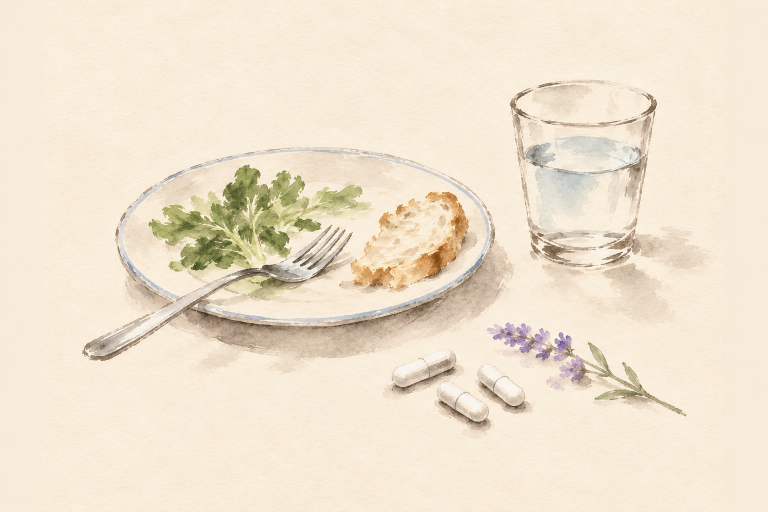
#> input picture reference/ink-pages/questions/originals/nature-calm-take-colour-a.png, 1536 x 1024 px, given in place of nuricell-take-colour-a.png, which was not available (shown at 1/2 size)
$ python build_questions.py originals
#> lines starting #> are read from the running program, lines starting #| are printed output that depends on the picture; after the words box and inside, x2 and y2 are one past the last pixel; in counts of white or black regions, pixels touching at a corner belong together
"""Build the Questions paintings (one per question, on every product page) for the site.

usage: python -X utf8 build_questions.py [repo root]   (default: this repository)

originals/<product>-<key>.png (Codex, on Mo's ChatGPT plan) -> public/images/products/<slug>/ink/
q-<key>-v<N>.webp, and src/components/product/ink/questions-art.ts. Each painting has its paper
divided out (the 75th percentile of its border, so it multiplies onto the page's own paper), is cut
to 3:2 round its brushwork (the 4:3 originals kept a wide band of bare paper above and below, which
opened gaps round the answer), and has its outer 7% faded to white, so no edge of the picture shows.
All are one shape, so the answer under each sits at the same height whichever question is picked.
"""

import sys
from pathlib import Path

import numpy as np
from PIL import Image, ImageFilter

HERE = Path(__file__).parent
ROOT = Path(sys.argv[1]) if len(sys.argv) > 1 else HERE.parents[2]
WIDTH = 1200  # twice the 600-640px the painting takes beside the questions
ASPECT = 3 / 2  # every painting the same shape, so each answer sits at the same height
PAD = 0.07  # bare paper kept round the brushwork, as a share of the original picture
VERSION = 1
# Advanced OPC Formula's six in colour (Mo picked A, November 17, 2026: the same pictures in color,
# the capsule one repainted as two closed capsules on a leaf, no powder): Codex takes
# originals/opc-<key>-colour-a.png (paint_colour.sh), shipped as v2 (the image optimizer caches by
# name). Turmerific, Nature Calm, Green Bee Propolis and NuriCell the same way (no white powder in
# any of them).
COLOUR = {
    "advanced-opc": ("-colour-a", 2),
    "turmerific": ("-colour-a", 2),
    "nature-calm": ("-colour-a", 2),
    "green-bee-propolis": ("-colour-a", 2),
    "nuricell": ("-colour-a", 2),
}

# Each product's questions, in the order of its `faq` (the keys name the files and the exports).
PRODUCTS = {
    "nuricell": ("nuricell", ["take", "month", "capsule", "studied", "doctor", "pregnancy"]),
    "advanced-opc": ("opc", ["what", "take", "month", "capsule", "studied", "doctor"]),
    "green-bee-propolis": (
        "propolis",
        ["take", "month", "capsule", "bees", "studied", "pregnancy"],
    ),
    "nature-calm": ("nature-calm", ["take", "month", "capsule", "studied", "doctor"]),
    "turmerific": ("turmerific", ["take", "month", "part", "studied", "doctor"]),
}


def crop_box(out: np.ndarray) -> tuple[int, int, int, int]:
    """The brushwork's box (its faint outliers left out), padded by PAD of the picture on each side,
    then widened or deepened to ASPECT around its middle and kept inside the picture."""
    h, w, _ = out.shape
    dark = np.asarray(Image.fromarray(out.min(axis=2).astype(np.uint8)).filter(ImageFilter.MinFilter(5))) < 215
    ys, xs = np.where(dark)
    y0, y1 = np.percentile(ys, [0.2, 99.8])
    x0, x1 = np.percentile(xs, [0.2, 99.8])
    x0, x1, y0, y1 = x0 - PAD * w, x1 + PAD * w, y0 - PAD * h, y1 + PAD * h
    cw, ch = x1 - x0, y1 - y0
    if cw / ch < ASPECT:
        cw = ch * ASPECT
    else:
        ch = cw / ASPECT
    cw, ch = min(cw, w), min(ch, h)
    if cw / ch > ASPECT:
        cw = ch * ASPECT
    else:
        ch = cw / ASPECT
    cx = min(max((x0 + x1) / 2, cw / 2), w - cw / 2)
    cy = min(max((y0 + y1) / 2, ch / 2), h - ch / 2)
    return round(cx - cw / 2), round(cy - ch / 2), round(cx + cw / 2), round(cy + ch / 2)


def ink(path: Path) -> Image.Image:
    im = np.asarray(Image.open(path).convert("RGB")).astype(np.float32)
    h, w, _ = im.shape
#> h = 1024; w = 1536
    b = max(8, int(min(h, w) * 0.03))
#> b = 30
    border = np.concatenate(
        [im[:b].reshape(-1, 3), im[-b:].reshape(-1, 3), im[:, :b].reshape(-1, 3), im[:, -b:].reshape(-1, 3)]
    )
    paper = np.percentile(border, 75, axis=0)
#> paper = [249, 236, 218]
    out = np.clip(im / paper * 255.0, 0, 255)
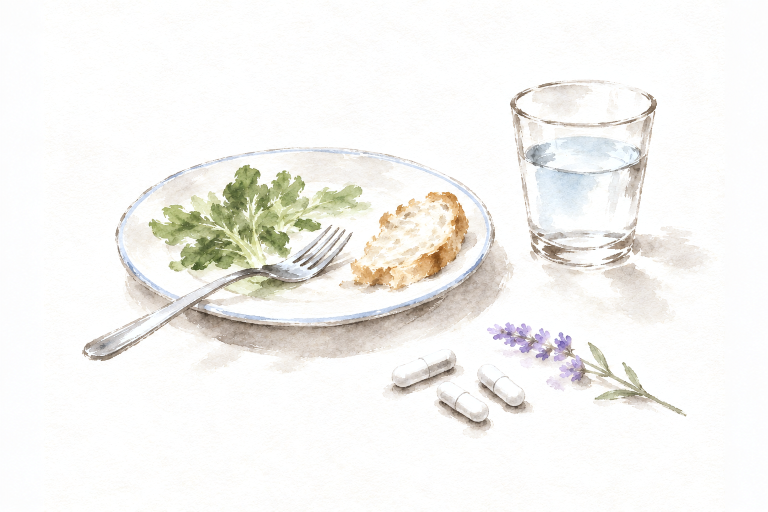
#> out: shape (1024, 1536, 3) float64 (shown at 1/2 size); mean R, G, B 245.3, 244.3, 241.2
    left, top, right, bottom = crop_box(out)
#> in crop_box, `dark = np.asarray(Image.fromarray(out.min(axis=2).astype(np.uint8)).fi..`:
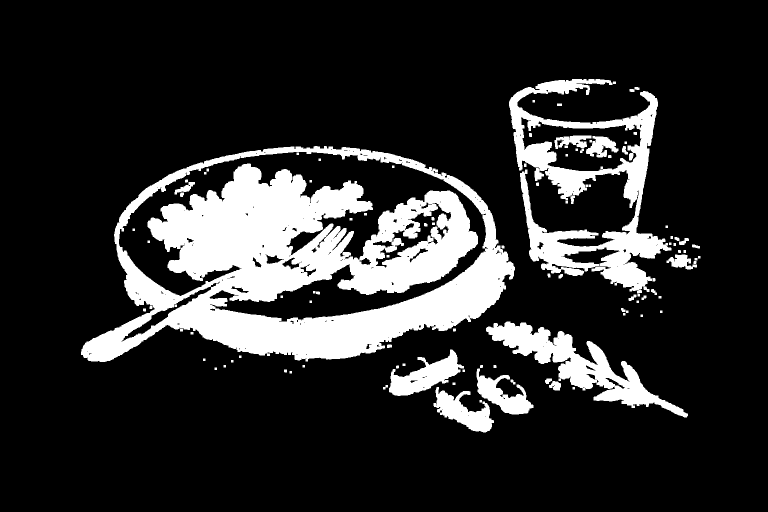
#> dark: shape (1024, 1536) bool (shown at 1/2 size); 17.2% white; 102 white regions, largest, box (x1, y1, x2, y2) and area: (162, 292, 1030, 724) 183200, (1018, 158, 1343, 587) 44209, (972, 643, 1376, 835) 20228
#> in crop_box, `y0, y1 = np.percentile(ys, [0.2, 99.8])`: y0 = 163.5; y1 = 850
#> in crop_box, `x0, x1 = np.percentile(xs, [0.2, 99.8])`: x0 = 181; x1 = 1371
#> in crop_box, `x0, x1, y0, y1 = x0 - PAD * w, x1 + PAD * w, y0 - PAD * h, y1 + PAD * h`: x0 = 73.48; x1 = 1478.5; y0 = 91.85; y1 = 921.7
#> in crop_box, `cw, ch = x1 - x0, y1 - y0`: cw = 1405; ch = 829.8
#> in crop_box, `ch = cw / ASPECT`: ch = 936.7
#> in crop_box, `cx = min(max((x0 + x1) / 2, cw / 2), w - cw / 2)`: cx = 776
#> in crop_box, `cy = min(max((y0 + y1) / 2, ch / 2), h - ch / 2)`: cy = 506.8
#> left = 73; top = 38; right = 1479; bottom = 975
    out = out[top:bottom, left:right]
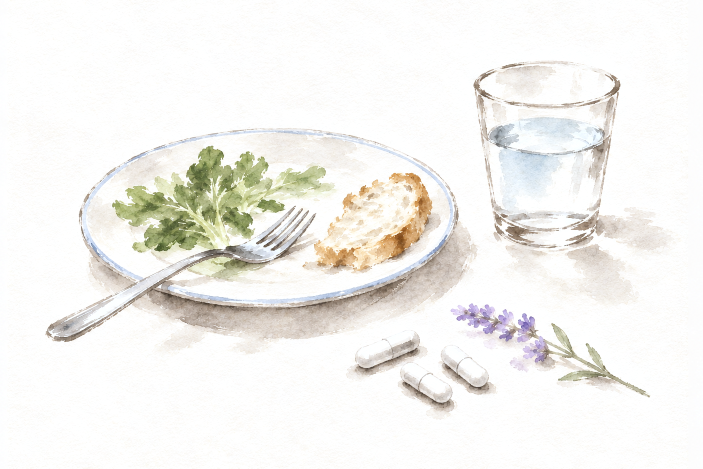
#> out: shape (937, 1406, 3) float64 (shown at 1/2 size); mean R, G, B 243.7, 242.4, 238.8
    h, w, _ = out.shape
#> h = 937; w = 1406
    fy = np.clip(np.minimum(np.arange(h), np.arange(h)[::-1]) / (h * 0.07), 0, 1)
    fx = np.clip(np.minimum(np.arange(w), np.arange(w)[::-1]) / (w * 0.07), 0, 1)
    f = np.minimum.outer(fy, fx)[..., None]
    f = f * f * (3 - 2 * f)
    out = 255 - (255 - out) * f
    picture = Image.fromarray(out.round().astype(np.uint8))
    return picture.resize((WIDTH, round(WIDTH / ASPECT)), Image.LANCZOS)
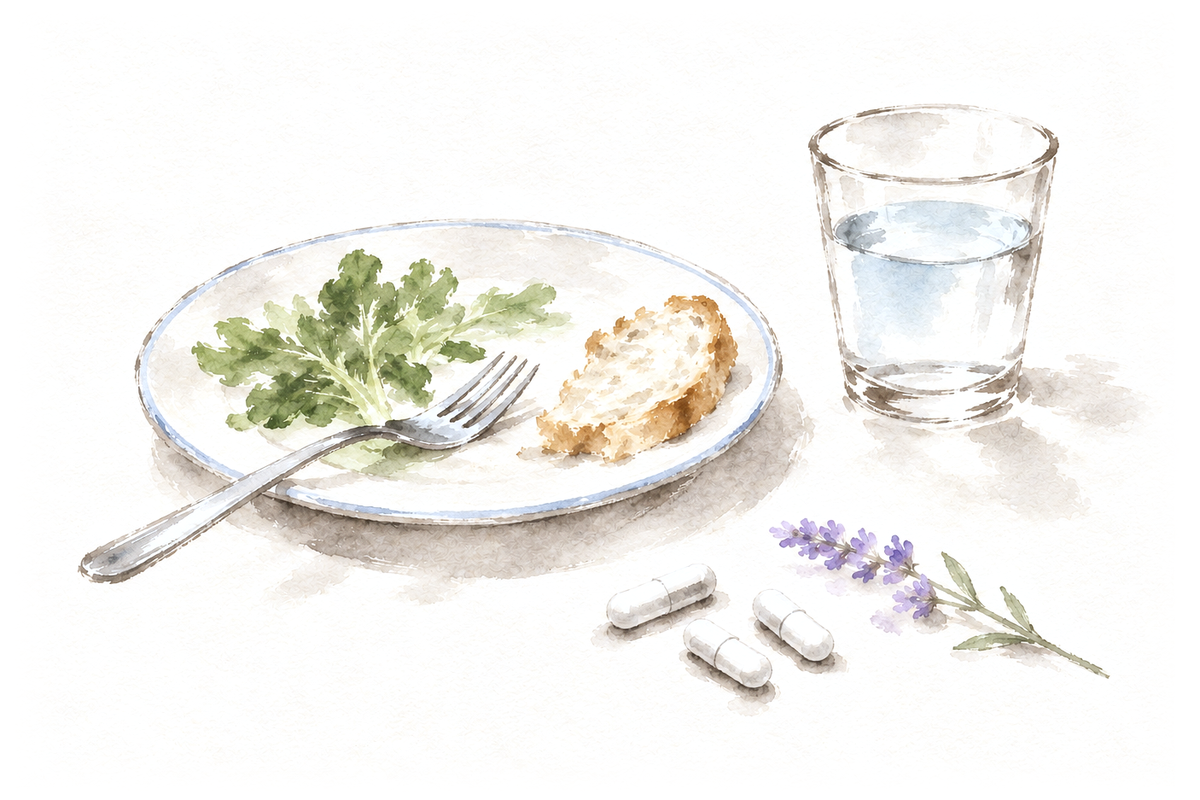
#> returned value: PIL image 1200x800 RGB; mean R, G, B 243.8, 242.6, 238.9


def camel(key: str) -> str:
    head, *rest = key.split("-")
    return head + "".join(word.title() for word in rest)


lines = [
    "// Generated by reference/ink-pages/questions/build_questions.py. Do not edit by hand: change the",
    "// script and run it again. The Questions paintings (Mo's pick A, October 26, 2026): one per",
    "// question, Codex on Mo's ChatGPT plan, the paper divided out so each multiplies onto the page.",
    "// All five products' are in colour (v2, November 17-18, 2026).",
    "export const questionsArt = {",
]
for slug, (prefix, keys) in PRODUCTS.items():
    out_dir = ROOT / "public" / "images" / "products" / slug / "ink"
    out_dir.mkdir(parents=True, exist_ok=True)
    lines.append(f"  {camel(prefix)}: {{")
    suffix, version = COLOUR.get(slug, ("", VERSION))
    for key in keys:
        picture = ink(HERE / "originals" / f"{prefix}-{key}{suffix}.png")
        name = f"q-{key}-v{version}.webp"
        picture.save(out_dir / name, quality=82, method=6)
        size = (out_dir / name).stat().st_size // 1024
        print(f"{slug}/{name} {picture.width}x{picture.height} {size} KB")
#| nuricell/q-take-v2.webp 1200x800 56 KB
        lines.append(
            f'    {camel(key)}: {{ src: "/images/products/{slug}/ink/{name}", '
            f"width: {picture.width}, height: {picture.height} }},"
        )
#> (the run stopped early here; a loop or call above may not have finished)

$ run again, on reference/ink-pages/questions/originals/nuricell-capsule-colour-a.png
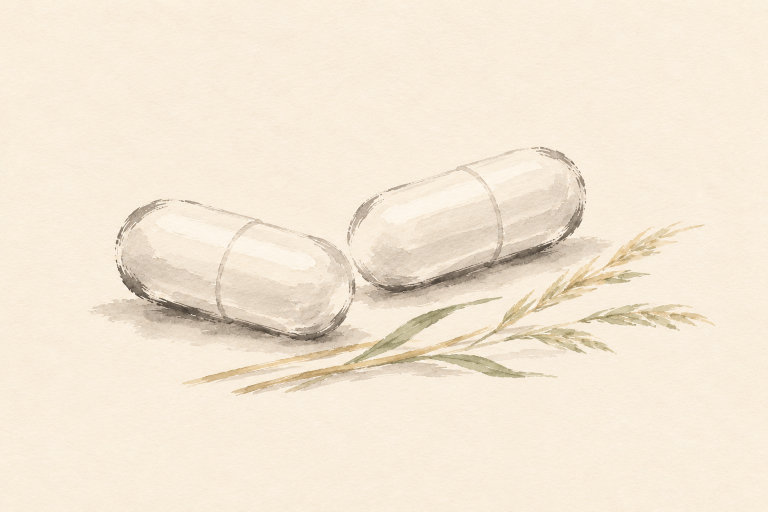
#> input picture reference/ink-pages/questions/originals/nuricell-capsule-colour-a.png, 1536 x 1024 px, given in place of nuricell-take-colour-a.png, which was not available (shown at 1/2 size)
#> paper = [250, 239, 223]
#> in crop_box, `dark = np.asarray(Image.fromarray(out.min(axis=2).astype(np.uint8)).fi..`:
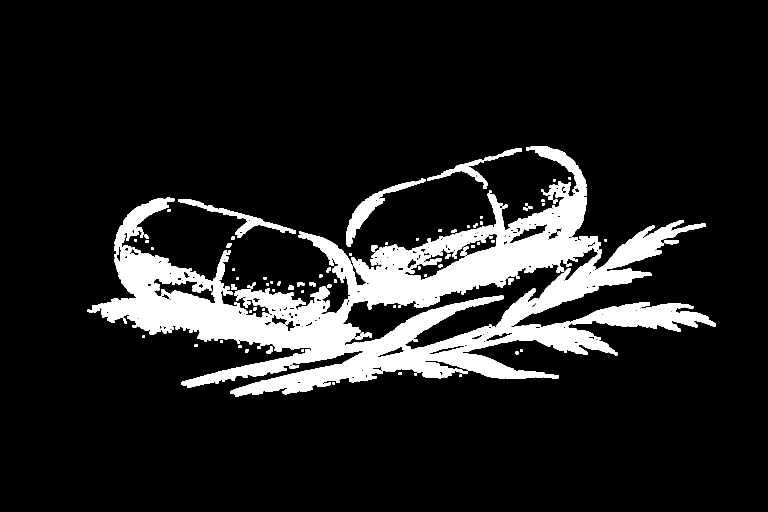
#> dark: shape (1024, 1536) bool (shown at 1/2 size); 12.5% white; 108 white regions, largest, box (x1, y1, x2, y2) and area: (175, 292, 1412, 794) 169235, (1143, 605, 1432, 664) 9193, (228, 395, 349, 515) 3858
#> in crop_box, `y0, y1 = np.percentile(ys, [0.2, 99.8])`: y0 = 299; y1 = 784
#> in crop_box, `x0, x1 = np.percentile(xs, [0.2, 99.8])`: x0 = 206; x1 = 1403
#> in crop_box, `x0, x1, y0, y1 = x0 - PAD * w, x1 + PAD * w, y0 - PAD * h, y1 + PAD * h`: x0 = 98.48; x1 = 1510.5; y0 = 227.3; y1 = 855.7
#> in crop_box, `cw, ch = x1 - x0, y1 - y0`: cw = 1412; ch = 628.4
#> in crop_box, `ch = cw / ASPECT`: ch = 941.4
#> cx = 804.5
#> cy = 541.5
#> left = 98; top = 71; right = 1511; bottom = 1012
#> in ink, `return picture.resize((WIDTH, round(WIDTH / ASPECT)), Image.LANCZOS)`:
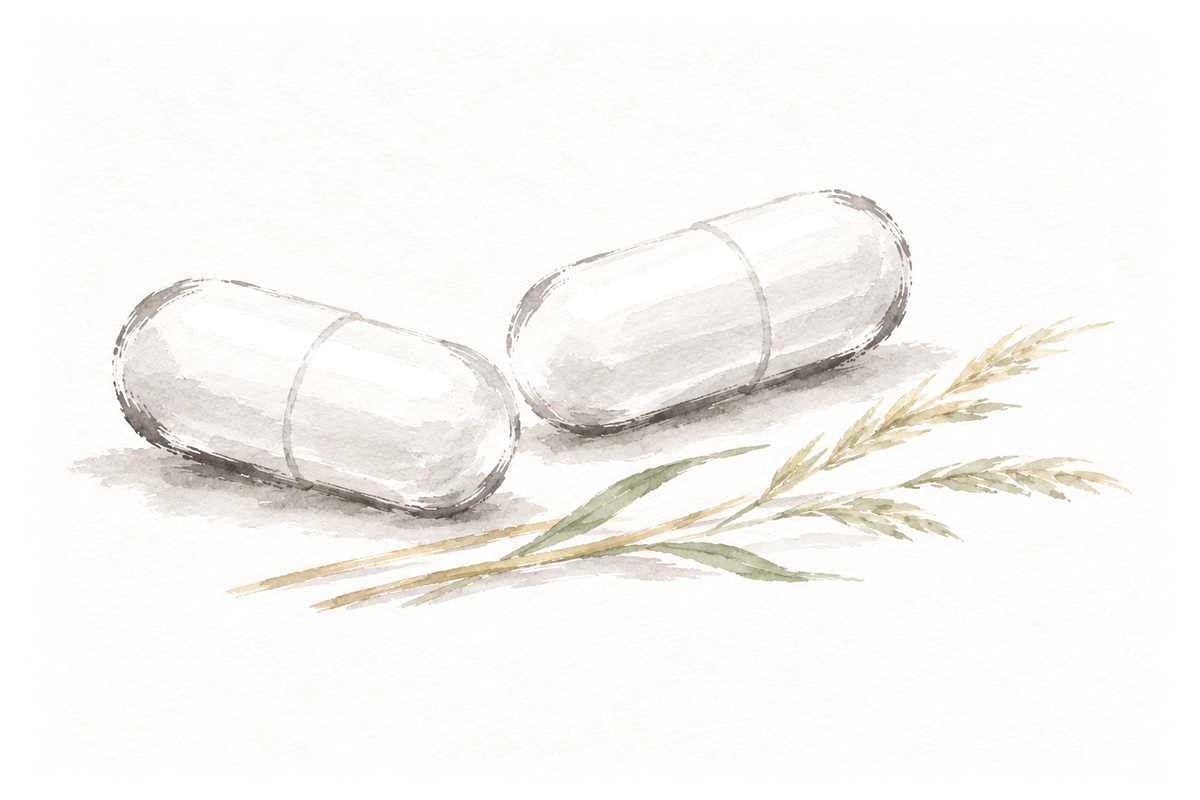
#> returned value: PIL image 1200x800 RGB; mean R, G, B 247.8, 246.2, 243.7
#| nuricell/q-take-v2.webp 1200x800 36 KB

$ run again, on reference/ink-pages/questions/originals/nuricell-month-colour-a.png
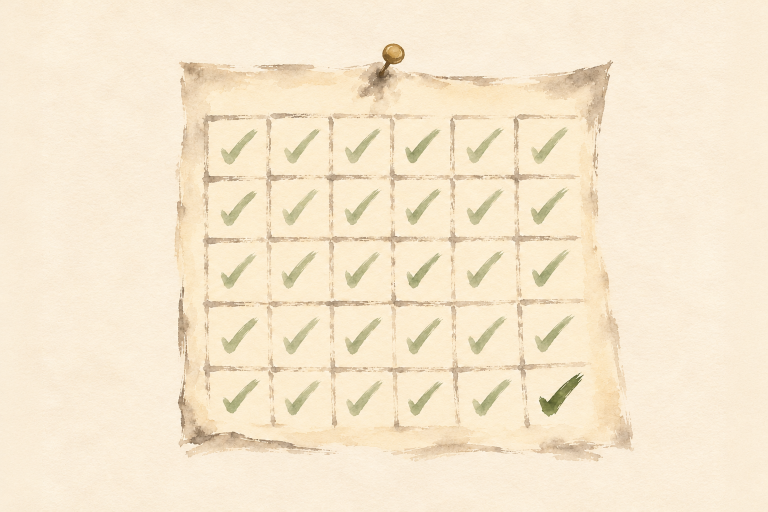
#> input picture reference/ink-pages/questions/originals/nuricell-month-colour-a.png, 1536 x 1024 px, given in place of nuricell-take-colour-a.png, which was not available (shown at 1/2 size)
#> paper = [251, 238, 218]
#> in crop_box, `dark = np.asarray(Image.fromarray(out.min(axis=2).astype(np.uint8)).fi..`:
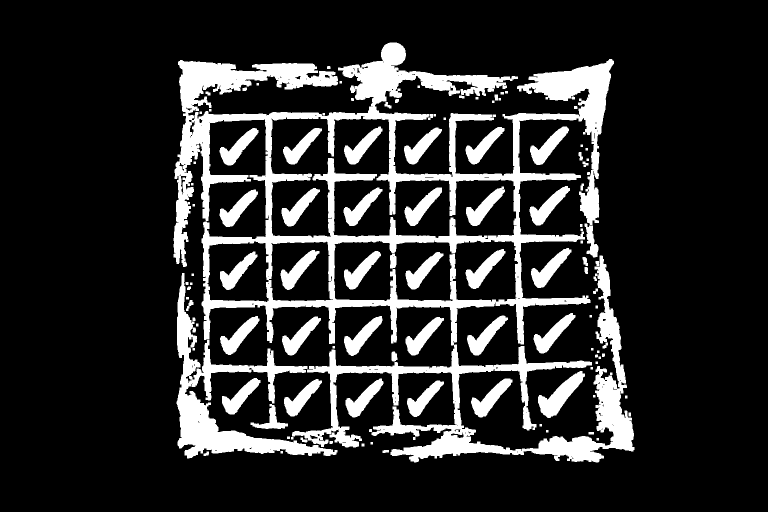
#> dark: shape (1024, 1536) bool (shown at 1/2 size); 16.7% white; 117 white regions, largest, box (x1, y1, x2, y2) and area: (347, 85, 1269, 925) 165158, (353, 546, 675, 917) 24270, (1076, 742, 1170, 836) 3366
#> in crop_box, `y0, y1 = np.percentile(ys, [0.2, 99.8])`: y0 = 99; y1 = 917
#> in crop_box, `x0, x1 = np.percentile(xs, [0.2, 99.8])`: x0 = 353; x1 = 1258
#> in crop_box, `x0, x1, y0, y1 = x0 - PAD * w, x1 + PAD * w, y0 - PAD * h, y1 + PAD * h`: x0 = 245.5; x1 = 1365.5; y0 = 27.32; y1 = 988.7
#> in crop_box, `cw, ch = x1 - x0, y1 - y0`: cw = 1120; ch = 961.4
#> in crop_box, `cw = ch * ASPECT`: cw = 1442
#> cx = 805.5
#> cy = 508
#> left = 84; top = 27; right = 1527; bottom = 989
#> in ink, `return picture.resize((WIDTH, round(WIDTH / ASPECT)), Image.LANCZOS)`:
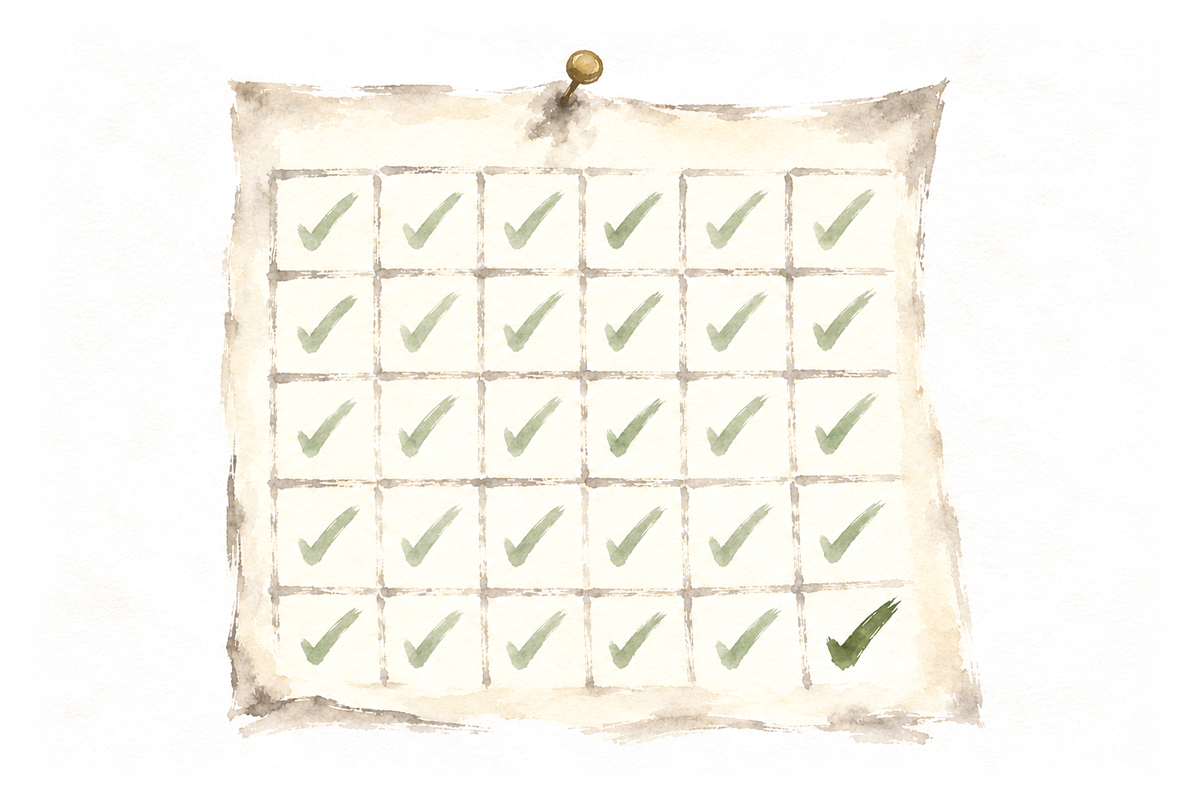
#> returned value: PIL image 1200x800 RGB; mean R, G, B 249.6, 247.5, 240.7
#| nuricell/q-take-v2.webp 1200x800 44 KB
